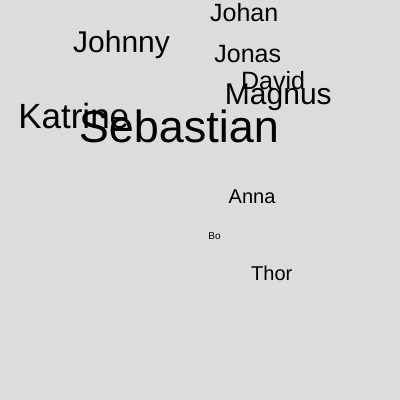
Frame 1 (no input)
Frame 60 (no input): identical to frame 1, image omitted
Frame 120 (the mouse pressed at the canvas centre since frame 60): identical to frame 1, image omitted

The p5.js sketch that drew this single still picture (run headless with seeded random() and noise() and a simulated clock; from frame 60 on, the mouse is pressed at the canvas centre):

// p5.js sketch
// ── sketch.js
function setup() {
  createCanvas(400, 400);
  background(220);
  let liste=["Jonas","Magnus","David","Johnny","Sebastian","Bo","Katrine","Anna","Johan","Thor"];
console.log(liste[0].length);

for(let i=0;i<liste.length;i++){
  textSize(5*liste[i].length);
  text(liste[i],random(width-100),random(height-100))
}
}

function draw() {
  
  
}
